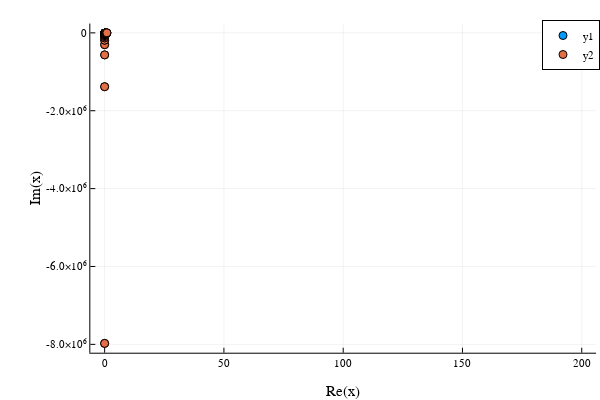

Notebook source saved alongside this figure:
### Code cell
scatter(omega)
scatter!(1im .* lst.F.values)

### Figure 1 — Plotly figure (JSON) as saved in the notebook; plotly's stock layout.template omitted (floating-point values rounded to 4 significant figures; data arrays with more than 128 entries replaced by an {"elided": "..."} marker saying what was removed)
{"data": [{"colorbar": {"len": 0.9143, "title": "", "x": 0.9934, "y": 0.533}, "legendgroup": "y1", "marker": {"color": "rgba(0, 154, 250, 1.000)", "line": {"color": "rgba(0, 0, 0, 1.000)", "width": 1}, "size": 8, "symbol": "circle"}, "mode": "markers", "name": "y1", "showlegend": true, "type": "scatter", "x": [0.9437, 0.8185, 0.5561, 0.5921, 0.6739, 0.6626, 0.6605, 0.6597, 0.6593, 0.659, 0.6588, 0.6588, 0.6588, 0.6589, 0.6591, 0.6593, 0.6595, 0.6597, 0.6599, 0.6602, 0.6604, 0.6607, 0.6609, 0.6612, 0.6614, 0.6617, 0.6619, 0.6621, 0.6623, 0.6626, 0.6628, 0.6629, 0.6631, 0.6633, 0.6635, 0.6636, 0.6638, 0.6639, 0.6641, 0.6642, 0.6643, 0.6644, 0.6645, 0.6646, 0.6647, 0.6648, 0.6649, 0.665, 0.665, 0.6651, 0.6652, 0.6652, 0.6653, 0.6653, 0.6654, 0.6654, 0.6654, 0.6655, 0.6655, 0.6655, 0.6655, 0.6656, 0.6656, 0.6656, 0.6656, 0.6656, 0.6656, 0.6656, 0.6656, 0.6656, 0.6656, 0.6656, 0.6656, 0.6656, 0.6656, 0.6656, 0.6656, 0.6656, 0.6656, 0.6656, 0.6656, 0.6656, 0.6656, 0.6656, 0.6655, 0.6655, 0.6655, 0.6655, 0.6655, 0.6655, 0.6655, 0.6655, 0.6655, 0.6655, 0.6654, 0.6654, 0.6654, 0.6654, 0.6654, 0.6654, 0.6654, 0.6654, 0.6655, 0.6655, 0.6655, 0.6655, 0.6655, 0.6656, 0.6656, 0.6657, 0.6658, 0.6658, 0.666, 0.6661, 0.6663, 0.6665, 0.6668, 0.6672, 0.6677, 0.6684, 0.6692, 0.6706, 0.6699, 0.5813, 0.6206, 0.8111, 0.9375], "xaxis": "x", "y": [-126.2, -126.0, -125.9, -125.9, -125.8, -125.6, -125.3, -125.1, -124.7, -124.4, -124.0, -123.6, -123.1, -122.6, -122.1, -121.5, -120.9, -120.3, -119.6, -118.9, -118.2, -117.4, -116.7, -115.8, -115.0, -114.1, -113.1, -112.2, -111.2, -110.2, -109.1, -108.1, -107.0, -105.9, -104.7, -103.5, -102.3, -101.1, -99.86, -98.59, -97.3, -95.99, -94.66, -93.31, -91.94, -90.55, -89.15, -87.73, -86.29, -84.85, -83.38, -81.91, -80.42, -78.92, -77.42, -75.9, -74.38, -72.85, -71.31, -69.77, -68.22, -66.67, -65.12, -63.57, -62.01, -60.46, -58.91, -57.36, -55.81, -54.27, -52.74, -51.21, -49.68, -48.17, -46.66, -45.17, -43.68, -42.21, -40.75, -39.3, -37.87, -36.45, -35.05, -33.66, -32.3, -30.95, -29.62, -28.31, -27.02, -25.76, -24.52, -23.3, -22.1, -20.93, -19.79, -18.67, -17.58, -16.51, -15.48, -14.47, -13.49, -12.55, -11.63, -10.75, -9.895, -9.074, -8.286, -7.532, -6.811, -6.125, -5.473, -4.856, -4.275, -3.729, -3.219, -2.746, -2.308, -1.908, -1.544, -1.217, -0.9257, -0.669, -0.428, -0.3078, -0.2877, -0.2, -0.07051], "yaxis": "y"}, {"colorbar": {"len": 0.9143, "title": "", "x": 0.9934, "y": 0.533}, "legendgroup": "y2", "marker": {"color": "rgba(227, 111, 71, 1.000)", "line": {"color": "rgba(0, 0, 0, 1.000)", "width": 1}, "size": 8, "symbol": "circle"}, "mode": "markers", "name": "y2", "showlegend": true, "type": "scatter", "x": {"elided": "384 float values"}, "xaxis": "x", "y": {"elided": "384 float values"}, "yaxis": "y"}], "layout": {"annotations": [], "height": 400, "legend": {"bgcolor": "rgba(255, 255, 255, 1.000)", "bordercolor": "rgba(0, 0, 0, 1.000)", "borderwidth": 1, "font": {"color": "rgba(0, 0, 0, 1.000)", "family": "sans-serif", "size": 11}, "title": {"font": {"color": "rgba(0, 0, 0, 1.000)", "family": "sans-serif", "size": 15}, "text": ""}, "tracegroupgap": 0, "traceorder": "normal", "x": 1, "xanchor": "auto", "y": 1, "yanchor": "auto"}, "margin": {"b": 20, "l": 0, "r": 0, "t": 20}, "paper_bgcolor": "rgba(255, 255, 255, 1.000)", "plot_bgcolor": "rgba(255, 255, 255, 1.000)", "showlegend": true, "width": 600, "xaxis": {"anchor": "y", "domain": [0.1505, 0.9934], "gridcolor": "rgba(0, 0, 0, 0.100)", "gridwidth": 0.5, "linecolor": "rgba(0, 0, 0, 1.000)", "mirror": false, "range": [-6.0, 206.0], "showgrid": true, "showline": true, "showticklabels": true, "tickangle": 0, "tickcolor": "rgb(0, 0, 0)", "tickfont": {"color": "rgba(0, 0, 0, 1.000)", "family": "sans-serif", "size": 11}, "tickmode": "array", "ticks": "inside", "ticktext": ["0", "50", "100", "150", "200"], "tickvals": [0, 50, 100, 150, 200], "title": "Re(x)", "titlefont": {"color": "rgba(0, 0, 0, 1.000)", "family": "sans-serif", "size": 15}, "type": "-", "visible": true, "zeroline": false, "zerolinecolor": "rgba(0, 0, 0, 1.000)"}, "yaxis": {"anchor": "x", "domain": [0.07581, 0.9902], "gridcolor": "rgba(0, 0, 0, 0.100)", "gridwidth": 0.5, "linecolor": "rgba(0, 0, 0, 1.000)", "mirror": false, "range": [-8214000.0, 239300.0], "showgrid": true, "showline": true, "showticklabels": true, "tickangle": 0, "tickcolor": "rgb(0, 0, 0)", "tickfont": {"color": "rgba(0, 0, 0, 1.000)", "family": "sans-serif", "size": 11}, "tickmode": "array", "ticks": "inside", "ticktext": ["-8.0×10⁶", "-6.0×10⁶", "-4.0×10⁶", "-2.0×10⁶", "0"], "tickvals": [-8000000, -6000000, -4000000, -2000000, 0], "title": "Im(x)", "titlefont": {"color": "rgba(0, 0, 0, 1.000)", "family": "sans-serif", "size": 15}, "type": "-", "visible": true, "zeroline": false, "zerolinecolor": "rgba(0, 0, 0, 1.000)"}}}
